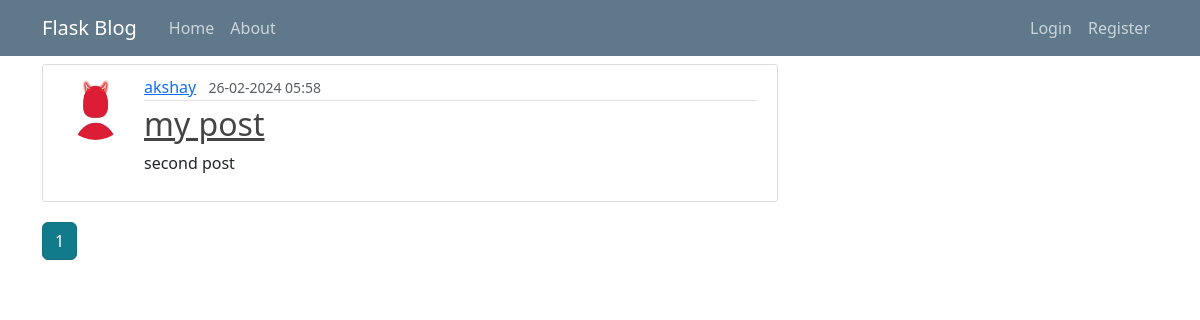
Before: /user/akshay with the older database file.
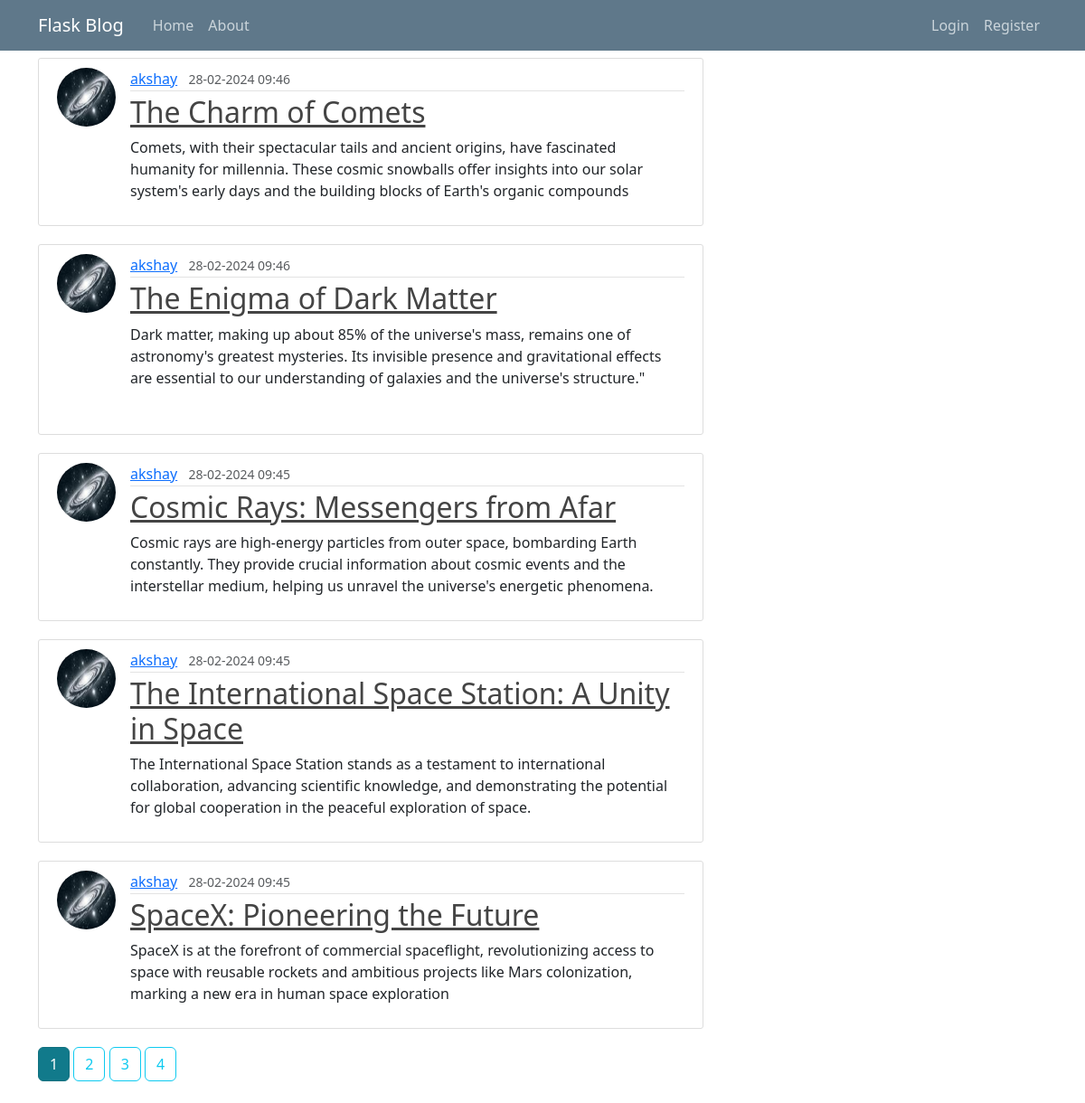
After: the same page with the newer database file.
### app/models.py (models this page shows, shortened)
class Posts(db.Model):
    id = db.Column(db.Integer, primary_key=True)
    title = db.Column(db.String(20), nullable=False)
    date_posted = db.Column(db.DateTime, nullable=False, default=datetime.utcnow)
    content = db.Column(db.Text, nullable=False)
    user_id = db.Column(db.Integer, db.ForeignKey('user.id'),nullable=False)

class User(db.Model, UserMixin):
    id = db.Column(db.Integer, primary_key=True)
    username: str = db.Column(db.String(20), unique=True, nullable=False)
    email: str = db.Column(db.String(120), unique=True, nullable=False)
    image_file: str = db.Column(db.String(120), nullable=False, default='default.jpg')
    password = db.Column(db.String(60), nullable=False)
    posts = db.relationship('Posts',
                            backref='author', lazy=True)

### app/users/routes.py (the view)
@users.route("/user/<string:username>")
def user_post(username):
    page = request.args.get('page', 1, type=int)
    user = User.query.filter_by(username=username).first_or_404()
    posts = Posts.query.filter_by(author=user)\
        .order_by(Posts.date_posted.desc())\
        .paginate(page=page, per_page=5)  # Adjusted per_page to 5 as in the first function
    return render_template('user_post.html', posts=posts, user=user)  # Adjusted to use 'user_posts.html'

### app/templates/user_post.html
{% extends "layout.html" %}
{% block content %}
    <h1 class="mb-3">Post By {{ user.username}} ({{posts.total}})</h1>
    {% for post in posts.items %}
        <article class="media content-section">
            <img class="rounded-circle article-img" src="{{ url_for('static', filename='profile-pictures/' ~ post.author.image_file) }}">
          <div class="media-body">
            <div class="article-metadata">
              <a class="mr-2" href="{{ url_for('users.user_post', username=post.author.username)}}">{{ post.author.username }}</a>
              <small class="text-muted">{{ post.date_posted.strftime('%d-%m-%Y %H:%M') }}</small>
            </div>
            <h2><a class="article-title" href="{{ url_for('posts.post', post_id=post.id) }}">{{ post.title }}</a></h2>
            <p class="article-content">{{ post.content }}</p>
          </div>
        </article>
    {% endfor %}
    {% for page_num in posts.iter_pages(left_edge=1, right_edge=1, left_current=1, right_current=2) %}
        {% if page_num %}
            {% if posts.page == page_num %}
                <a class="btn btn-info active mb-4" href="{{ url_for('users.user_post', username=user.username, page=page_num) }}">{{ page_num }}</a>
            {% else %}
                <a class="btn btn-outline-info mb-4" href="{{ url_for('users.user_post', username=user.username, page=page_num) }}">{{ page_num }}</a>
            {% endif %}
        {% else %}
            ...
        {% endif %}
    {% endfor %}
{% endblock content %}

Changed rows visible on the page:
no longer on this page (row edited): Posts: image_file (placeholder picture), author.username "akshay", date_posted "26-02-2024 05:58", title "my post", content "second post"
added Posts: image_file (picture), author.username "akshay", date_posted "28-02-2024 09:46", title "The Charm of Comets", content "Comets, with their spectacular tails and ancient origins, have fascinated humanity for millennia. These cosmic snowballs offer insights into our solar system's early days and the building blocks of Earth's organic compounds"
added Posts: image_file (picture), author.username "akshay", date_posted "28-02-2024 09:46", title "The Enigma of Dark Matter", content "Dark matter, making up about 85% of the universe's mass, remains one of astronomy's greatest mysteries. Its invisible presence and gravitational effects are essential to our understanding of galaxies and the universe's structure.\""
added Posts: image_file (picture), author.username "akshay", date_posted "28-02-2024 09:45", title "Cosmic Rays: Messengers from Afar", content "Cosmic rays are high-energy particles from outer space, bombarding Earth constantly. They provide crucial information about cosmic events and the interstellar medium, helping us unravel the universe's energetic phenomena."
added Posts: image_file (picture), author.username "akshay", date_posted "28-02-2024 09:45", title "The International Space Station: A Unity in Space", content "The International Space Station stands as a testament to international collaboration, advancing scientific knowledge, and demonstrating the potential for global cooperation in the peaceful exploration of space."
added Posts: image_file (picture), author.username "akshay", date_posted "28-02-2024 09:45", title "SpaceX: Pioneering the Future", content "SpaceX is at the forefront of commercial spaceflight, revolutionizing access to space with reusable rockets and ambitious projects like Mars colonization, marking a new era in human space exploration"
Other visible differences:
new list line: "2"
new list line: "3"
new list line: "4"
